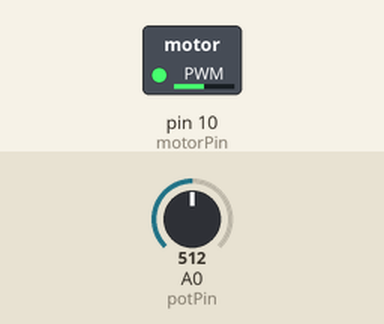
Simulated run of this sketch. Board: Arduino Uno, built with avr-gcc and run on an emulated ATmega328P. Shown: switched loads named in the sketch (green lamp = pin HIGH). The test bench sets the inputs (shaded band); at power-on: A0 (potPin) = 512.

Above: at 1.2 s.
1.3 s: A0 (potPin) set to 716
At 2.4 s:
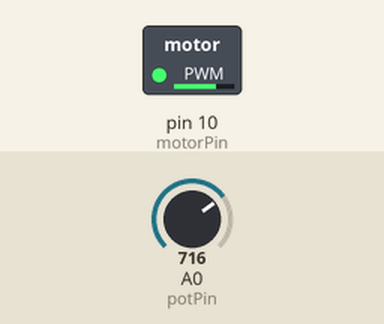
2.8 s: A0 (potPin) set to 900
At 3.6 s:
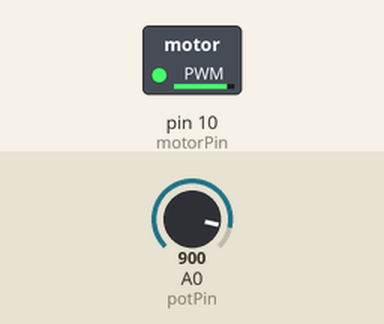
4.3 s: A0 (potPin) set to 122
At 4.7 s:
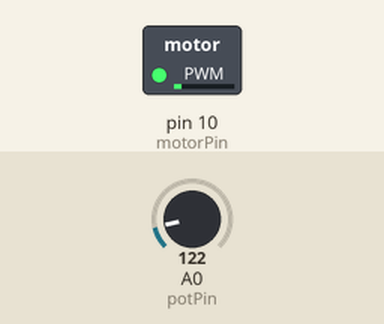
5.8 s: A0 (potPin) set to 0
At 7.0 s:
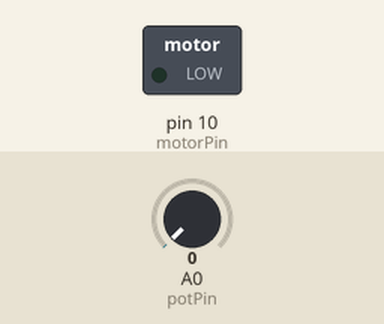
7.3 s: A0 (potPin) set to 511
At 8.2 s:
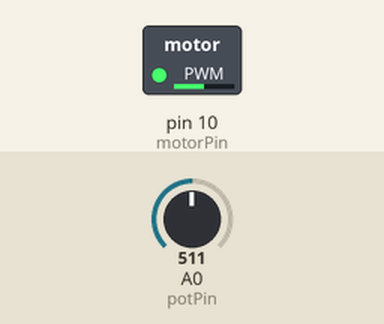
Timing chart, 0 to 9.8 s (numbered marks = the images above; inputs shaded):
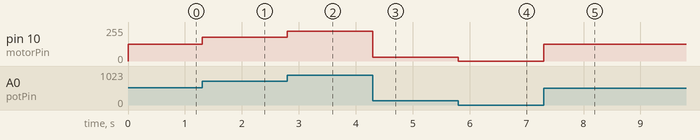

The sketch:

lab12.ino
```cpp
const int motorPin = 10;
const int potPin = A0;

void setup() {
  pinMode(motorPin, OUTPUT);
}

void loop() {
  int potValue = analogRead(potPin);


  int motorSpeed = map(potValue, 0, 1023, 0, 255);

  analogWrite(motorPin, motorSpeed);
}
```

Measured:
- after the input at 1.3 s, pin 10 (motorPin): 127/255 → 178/255 at once
- after the input at 2.8 s, pin 10 (motorPin): 178/255 → 224/255 at once
- after the input at 4.3 s, pin 10 (motorPin): 224/255 → 30/255 at once
- after the input at 5.8 s, pin 10 (motorPin): 30/255 → 0/255 at once
- after the input at 7.3 s, pin 10 (motorPin): 0/255 → 127/255 at once
